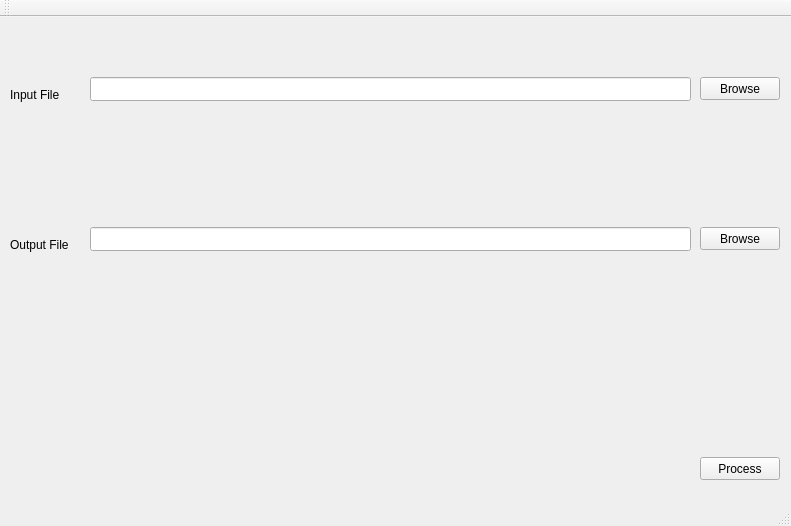
<?xml version="1.0" encoding="UTF-8"?>
<ui version="4.0">
 <class>MainWindow</class>
 <widget class="QMainWindow" name="MainWindow">
  <property name="geometry">
   <rect>
    <x>0</x>
    <y>0</y>
    <width>791</width>
    <height>526</height>
   </rect>
  </property>
  <property name="windowTitle">
   <string>MainWindow</string>
  </property>
  <widget class="QWidget" name="centralWidget">
   <widget class="QPushButton" name="BrowseInput">
    <property name="geometry">
     <rect>
      <x>700</x>
      <y>60</y>
      <width>80</width>
      <height>23</height>
     </rect>
    </property>
    <property name="text">
     <string>Browse</string>
    </property>
   </widget>
   <widget class="QPushButton" name="Process">
    <property name="geometry">
     <rect>
      <x>700</x>
      <y>440</y>
      <width>80</width>
      <height>23</height>
     </rect>
    </property>
    <property name="text">
     <string>Process</string>
    </property>
   </widget>
   <widget class="QLabel" name="labelInputFile">
    <property name="geometry">
     <rect>
      <x>10</x>
      <y>70</y>
      <width>61</width>
      <height>16</height>
     </rect>
    </property>
    <property name="text">
     <string>Input File</string>
    </property>
   </widget>
   <widget class="QLineEdit" name="lineEditInputFile">
    <property name="geometry">
     <rect>
      <x>90</x>
      <y>60</y>
      <width>601</width>
      <height>24</height>
     </rect>
    </property>
   </widget>
   <widget class="QLabel" name="labelOutputFile">
    <property name="geometry">
     <rect>
      <x>10</x>
      <y>220</y>
      <width>71</width>
      <height>16</height>
     </rect>
    </property>
    <property name="text">
     <string>Output File</string>
    </property>
   </widget>
   <widget class="QLineEdit" name="lineEditOutputFile">
    <property name="geometry">
     <rect>
      <x>90</x>
      <y>210</y>
      <width>601</width>
      <height>24</height>
     </rect>
    </property>
   </widget>
   <widget class="QPushButton" name="BrowseOutput">
    <property name="geometry">
     <rect>
      <x>700</x>
      <y>210</y>
      <width>80</width>
      <height>23</height>
     </rect>
    </property>
    <property name="text">
     <string>Browse</string>
    </property>
   </widget>
  </widget>
  <widget class="QMenuBar" name="menuBar">
   <property name="geometry">
    <rect>
     <x>0</x>
     <y>0</y>
     <width>791</width>
     <height>20</height>
    </rect>
   </property>
  </widget>
  <widget class="QToolBar" name="mainToolBar">
   <attribute name="toolBarArea">
    <enum>TopToolBarArea</enum>
   </attribute>
   <attribute name="toolBarBreak">
    <bool>false</bool>
   </attribute>
  </widget>
  <widget class="QStatusBar" name="statusBar"/>
 </widget>
 <layoutdefault spacing="6" margin="11"/>
 <resources/>
 <connections/>
</ui>
